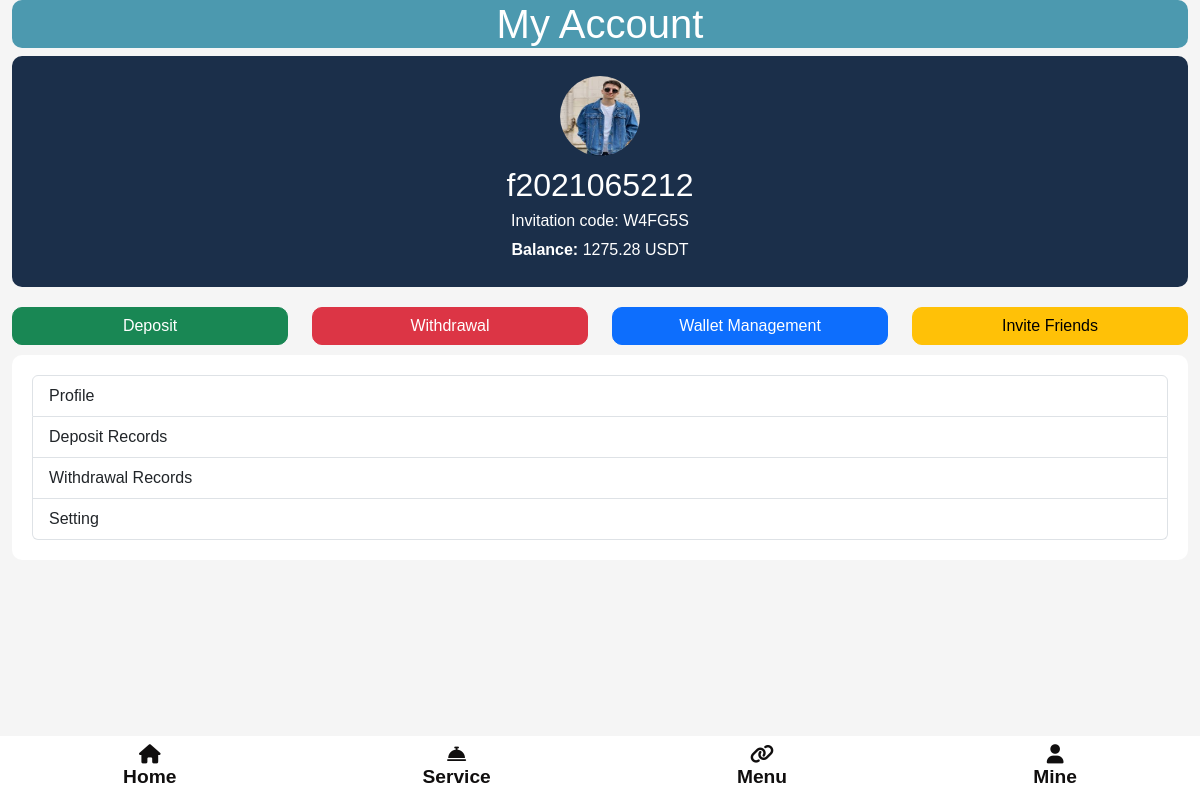
The app's page /home/index/ (signed in) with its own data.
### accounts/models.py (models this page shows, shortened)
class User(AbstractUser):
    is_admin = models.BooleanField(default=False)
    is_employee = models.BooleanField(default=False)
    is_customer = models.BooleanField(default=False)
    invitation_code = models.CharField(max_length=100, blank=True,null=True, editable=False)

class Profile(BaseModel):
    user=models.OneToOneField(User,on_delete=models.CASCADE,related_name='profile')
    profile_image = models.ImageField(upload_to='profile_images/', null=True, blank=True)

class Invite_Code(BaseModel):
    user=models.OneToOneField(User,on_delete=models.CASCADE,related_name='invitecode')
    invite_code = models.CharField(max_length=100)

### home/models.py (models this page shows, shortened)
class AccountBalance(BaseModel):
    user = models.OneToOneField(settings.AUTH_USER_MODEL, on_delete=models.CASCADE, related_name="balance")
    account_balance = models.DecimalField(max_digits=10, decimal_places=2, default=0.00)
    today_commission = models.DecimalField(max_digits=10, decimal_places=2, default=0.00)
    total_commission = models.DecimalField(max_digits=10, decimal_places=2, default=0.00)
    total_deposit = models.DecimalField(max_digits=10, decimal_places=2, default=0.00)
    total_withdrawal = models.DecimalField(max_digits=10, decimal_places=2, default=0.00)
    last_transaction_date = models.DateField(default=timezone.now)

### home/views.py (the view)
# urls.py: path('index/',home,name='home'),
@login_required
def home(request):
    return render(request,'home/index.html')

### templates/home/index.html (shortened to what this page needs)
<!DOCTYPE html>
<html lang="en">
<head>
    <link href="https://cdn.jsdelivr.net/npm/bootstrap@5.3.0/dist/css/bootstrap.min.css" rel="stylesheet">
    <link rel="stylesheet" href="https://cdnjs.cloudflare.com/ajax/libs/font-awesome/6.0.0-beta3/css/all.min.css">
</head>
<body>
<div class="container-fluid">
    <div class="header">
        <h1>My Account</h1>
    </div>
    <div class="profile-card">
      {% if request.user.profile.profile_image %}
      <img src="{{ request.user.profile.profile_image.url }}" alt="Profile Picture" class="profile-pic rounded-circle">
  {% else %}
  <i class="fas fa-user-circle fa-5x mr-3"></i>
            {% endif %}
        <h2>{{ request.user.username }}</h2>
        <p>Invitation code: {{request.user.invitecode.invite_code }}</p>
        <p><strong>Balance:</strong> {{request.user.balance.account_balance }} USDT</p>
    </div>
    <div class="row action-buttons">
        <div class="col-6 col-md-3">
            <a class="btn btn-success" href="{% url 'deposite' %}" >Deposit</a>
        </div>
        <div class="col-6 col-md-3">
            <a class="btn btn-danger" href="{% url 'withdraw' %}">Withdrawal</a>
          </div>
        <div class="col-6 col-md-3">
            <a class="btn btn-primary" href="{% url 'wallet' %}" >Wallet Management</a>
        </div>
        <div class="col-6 col-md-3">
            <button class="btn btn-warning">Invite Friends</button>
        </div>
    </div>
    <div class="info-list">
        <ul class="list-group">
            <a href="{% url 'mine' %}" class="list-group-item">Profile</a>
            <a href="{% url 'deposite_records' %}" class="list-group-item">Deposit Records</a>
            <a href="{% url 'withdraw_records' %}" class="list-group-item">Withdrawal Records</a>
            <a href="{% url 'settings' %}" class="list-group-item">Setting</a>
        </ul>
    </div>
</div>
<div class="footer">
  <nav class="nav justify-content-around">
      <a class="nav-link" href="{% url 'home' %}"><i class="fas fa-home"></i>Home</a>
      <a class="nav-link" href="{% url 'service' %}"><i class="fas fa-concierge-bell"></i>Service</a>
      <a class="nav-link" href="{% url 'menu' %}"><i class="fas fa-link"></i>Menu</a>
      <a class="nav-link" href="{% url 'mine' %}"><i class="fas fa-user"></i>Mine</a>
  </nav>
</div>
</body>
</html>

### templates/home/index.html (style rules this page uses)
body, html { height: 100%; margin: 0; font-family: Arial, sans-serif; background-color: #f5f5f5; }
.header { background-color: #4c99af; color: white; border-radius: 10px; text-align: center; }
.profile-card { background-color: #1b2f4a; color: white; padding: 20px; border-radius: 10px; text-align: center; margin-bottom: 20px; }
.profile-card img { border-radius: 50%; width: 80px; height: 80px; margin-bottom: 10px; }
.profile-card h2 { margin: 0; }
.profile-card p { margin: 5px 0; }
.action-buttons .btn { width: 100%; margin-bottom: 10px; border-radius: 10px; }
.info-list { background-color: #ffffff; border-radius: 10px; padding: 20px; margin-bottom: 20px; }
.footer { background-color: #ffffff; color: rgb(236, 227, 227); text-align: center; padding: 0px 0; position: fixed; bottom: 0; width: 100%; }
.footer .nav-link { color: rgb(16, 14, 14); font-weight: bold; font-size: 1.2em; }
.footer .nav-link i { display: block; font-size: 1em; margin-bottom: 0px; }

### records on screen
User: user.profile.profile_image (picture), user.username "f2021065212", user.invitecode.invite_code "W4FG5S", user.balance.account_balance "1275.28"
